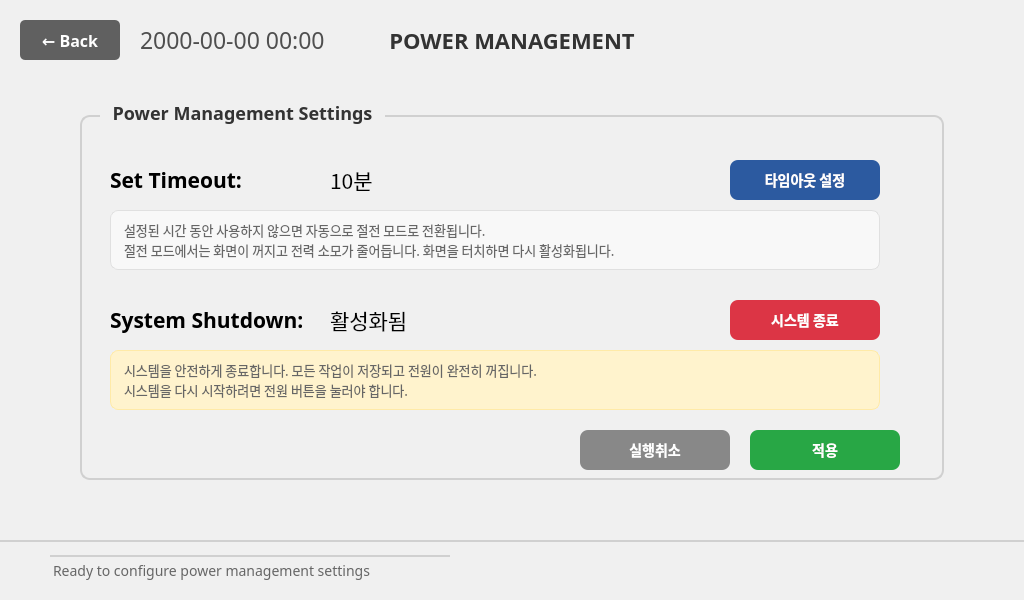
<?xml version="1.0" encoding="UTF-8"?>
<ui version="4.0">
 <class>PowerManagementViewWindow</class>
 <widget class="QMainWindow" name="PowerManagementViewWindow">
  <property name="geometry">
   <rect>
    <x>0</x>
    <y>0</y>
    <width>1024</width>
    <height>600</height>
   </rect>
  </property>
  <property name="windowTitle">
   <string notr="true">Power Management</string>
  </property>
  <property name="styleSheet">
   <string notr="true">QMainWindow {
    background-color: #f0f0f0;
    font-family: 'Pretendard';
}</string>
  </property>
  <widget class="QWidget" name="centralwidget">
   <!-- 뒤로가기 버튼 -->
   <widget class="QPushButton" name="pushButton_BackArrow">
    <property name="geometry">
     <rect>
      <x>20</x>
      <y>20</y>
      <width>100</width>
      <height>40</height>
     </rect>
    </property>
    <property name="font">
     <font>
      <family>Pretendard</family>
      <pointsize>16</pointsize>
      <weight>75</weight>
      <bold>true</bold>
     </font>
    </property>
    <property name="styleSheet">
     <string notr="true">QPushButton {
    background-color: #606060;
    color: white;
    border: none;
    border-radius: 5px;
    font-size: 16px;
    font-weight: bold;
}
QPushButton:hover {
    background-color: #707070;
}
QPushButton:pressed {
    background-color: #505050;
}</string>
    </property>
    <property name="text">
     <string>← Back</string>
    </property>
   </widget>
   
   <!-- 타이틀 -->
   <widget class="QLabel" name="label_Title">
    <property name="geometry">
     <rect>
      <x>300</x>
      <y>20</y>
      <width>424</width>
      <height>40</height>
     </rect>
    </property>
    <property name="font">
     <font>
      <family>Pretendard</family>
      <pointsize>22</pointsize>
      <weight>75</weight>
      <bold>true</bold>
     </font>
    </property>
    <property name="styleSheet">
     <string notr="true">QLabel {
    font-size: 22px;
    font-weight: bold;
    color: #333333;
}</string>
    </property>
    <property name="text">
     <string>POWER MANAGEMENT</string>
    </property>
    <property name="alignment">
     <set>Qt::AlignCenter</set>
    </property>
   </widget>
   
   <widget class="QLabel" name="label_DateNClock">
    <property name="geometry">
     <rect>
      <x>140</x>
      <y>20</y>
      <width>300</width>
      <height>40</height>
     </rect>
    </property>
    <property name="palette">
     <palette>
      <active>
       <colorrole role="WindowText">
        <brush brushstyle="SolidPattern">
         <color alpha="255">
          <red>79</red>
          <green>79</green>
          <blue>79</blue>
         </color>
        </brush>
       </colorrole>
      </active>
      <inactive>
       <colorrole role="WindowText">
        <brush brushstyle="SolidPattern">
         <color alpha="255">
          <red>79</red>
          <green>79</green>
          <blue>79</blue>
         </color>
        </brush>
       </colorrole>
      </inactive>
      <disabled>
       <colorrole role="WindowText">
        <brush brushstyle="SolidPattern">
         <color alpha="255">
          <red>120</red>
          <green>120</green>
          <blue>120</blue>
         </color>
        </brush>
       </colorrole>
      </disabled>
     </palette>
    </property>
    <property name="font">
     <font>
      <family>Pretendard</family>
      <pointsize>17</pointsize>
      <weight>50</weight>
      <bold>false</bold>
     </font>
    </property>
    <property name="text">
     <string>2000-00-00 00:00</string>
    </property>
    <property name="alignment">
     <set>Qt::AlignLeading|Qt::AlignLeft|Qt::AlignVCenter</set>
    </property>
   </widget>   
   
   <!-- 전원 관리 설정 섹션 -->
   <widget class="QGroupBox" name="groupBox_PowerManagement">
    <property name="geometry">
     <rect>
      <x>80</x>
      <y>100</y>
      <width>864</width>
      <height>380</height>
     </rect>
    </property>
    <property name="font">
     <font>
      <family>Pretendard</family>
      <pointsize>18</pointsize>
      <weight>75</weight>
      <bold>true</bold>
     </font>
    </property>
    <property name="styleSheet">
     <string notr="true">QGroupBox {
    font-size: 18px;
    font-weight: bold;
    color: #333333;
    border: 2px solid #d0d0d0;
    border-radius: 10px;
    margin-top: 15px;
    padding-top: 10px;
}
QGroupBox::title {
    subcontrol-origin: margin;
    left: 20px;
    padding: 0 10px 0 10px;
    background-color: #f0f0f0;
}</string>
    </property>
    <property name="title">
     <string>Power Management Settings</string>
    </property>
    
    <!-- Set Timeout 설정 -->
    <widget class="QLabel" name="label_timeout_title">
     <property name="geometry">
      <rect>
       <x>30</x>
       <y>60</y>
       <width>200</width>
       <height>40</height>
      </rect>
     </property>
     <property name="font">
      <font>
       <family>Pretendard</family>
       <pointsize>16</pointsize>
       <weight>75</weight>
       <bold>true</bold>
      </font>
     </property>
     <property name="text">
      <string>Set Timeout:</string>
     </property>
    </widget>
    
    <widget class="QLabel" name="label_timeout_current">
     <property name="geometry">
      <rect>
       <x>250</x>
       <y>60</y>
       <width>300</width>
       <height>40</height>
      </rect>
     </property>
     <property name="font">
      <font>
       <family>Pretendard</family>
       <pointsize>16</pointsize>
      </font>
     </property>
     <property name="text">
      <string>10분</string>
     </property>
    </widget>
    
    <widget class="QPushButton" name="btn_timeout_setting">
     <property name="geometry">
      <rect>
       <x>650</x>
       <y>60</y>
       <width>150</width>
       <height>40</height>
      </rect>
     </property>
     <property name="font">
      <font>
       <family>Pretendard</family>
       <pointsize>14</pointsize>
       <weight>75</weight>
       <bold>true</bold>
      </font>
     </property>
     <property name="styleSheet">
      <string notr="true">QPushButton {
    background-color: #2c5aa0;
    color: white;
    border: none;
    border-radius: 8px;
    font-size: 14px;
    font-weight: bold;
}
QPushButton:hover {
    background-color: #3366bb;
}
QPushButton:pressed {
    background-color: #1f4788;
}</string>
     </property>
     <property name="text">
      <string>타임아웃 설정</string>
     </property>
    </widget>
    
    <!-- Timeout 설명 -->
    <widget class="QLabel" name="label_timeout_desc">
     <property name="geometry">
      <rect>
       <x>30</x>
       <y>110</y>
       <width>770</width>
       <height>60</height>
      </rect>
     </property>
     <property name="font">
      <font>
       <family>Pretendard</family>
       <pointsize>13</pointsize>
      </font>
     </property>
     <property name="styleSheet">
      <string notr="true">QLabel {
    font-size: 13px;
    color: #666666;
    padding: 10px;
    background-color: #f8f8f8;
    border: 1px solid #e0e0e0;
    border-radius: 8px;
}</string>
     </property>
     <property name="text">
      <string>설정된 시간 동안 사용하지 않으면 자동으로 절전 모드로 전환됩니다.
절전 모드에서는 화면이 꺼지고 전력 소모가 줄어듭니다. 화면을 터치하면 다시 활성화됩니다.</string>
     </property>
     <property name="wordWrap">
      <bool>true</bool>
     </property>
    </widget>
    
    <!-- Shutdown 설정 -->
    <widget class="QLabel" name="label_shutdown_title">
     <property name="geometry">
      <rect>
       <x>30</x>
       <y>200</y>
       <width>200</width>
       <height>40</height>
      </rect>
     </property>
     <property name="font">
      <font>
       <family>Pretendard</family>
       <pointsize>16</pointsize>
       <weight>75</weight>
       <bold>true</bold>
      </font>
     </property>
     <property name="text">
      <string>System Shutdown:</string>
     </property>
    </widget>
    
    <widget class="QLabel" name="label_shutdown_status">
     <property name="geometry">
      <rect>
       <x>250</x>
       <y>200</y>
       <width>300</width>
       <height>40</height>
      </rect>
     </property>
     <property name="font">
      <font>
       <family>Pretendard</family>
       <pointsize>16</pointsize>
      </font>
     </property>
     <property name="text">
      <string>활성화됨</string>
     </property>
    </widget>
    
    <widget class="QPushButton" name="btn_shutdown">
     <property name="geometry">
      <rect>
       <x>650</x>
       <y>200</y>
       <width>150</width>
       <height>40</height>
      </rect>
     </property>
     <property name="font">
      <font>
       <family>Pretendard</family>
       <pointsize>14</pointsize>
       <weight>75</weight>
       <bold>true</bold>
      </font>
     </property>
     <property name="styleSheet">
      <string notr="true">QPushButton {
    background-color: #dc3545;
    color: white;
    border: none;
    border-radius: 8px;
    font-size: 14px;
    font-weight: bold;
}
QPushButton:hover {
    background-color: #e85563;
}
QPushButton:pressed {
    background-color: #c82333;
}</string>
     </property>
     <property name="text">
      <string>시스템 종료</string>
     </property>
    </widget>
    
    <!-- Shutdown 설명 -->
    <widget class="QLabel" name="label_shutdown_desc">
     <property name="geometry">
      <rect>
       <x>30</x>
       <y>250</y>
       <width>770</width>
       <height>60</height>
      </rect>
     </property>
     <property name="font">
      <font>
       <family>Pretendard</family>
       <pointsize>13</pointsize>
      </font>
     </property>
     <property name="styleSheet">
      <string notr="true">QLabel {
    font-size: 13px;
    color: #666666;
    padding: 10px;
    background-color: #fff3cd;
    border: 1px solid #ffeaa7;
    border-radius: 8px;
}</string>
     </property>
     <property name="text">
      <string>시스템을 안전하게 종료합니다. 모든 작업이 저장되고 전원이 완전히 꺼집니다.
시스템을 다시 시작하려면 전원 버튼을 눌러야 합니다.</string>
     </property>
     <property name="wordWrap">
      <bool>true</bool>
     </property>
    </widget>
    
    <!-- 하단 버튼들 -->
    <widget class="QPushButton" name="btn_reset">
     <property name="geometry">
      <rect>
       <x>500</x>
       <y>330</y>
       <width>150</width>
       <height>40</height>
      </rect>
     </property>
     <property name="font">
      <font>
       <family>Pretendard</family>
       <pointsize>14</pointsize>
       <weight>75</weight>
       <bold>true</bold>
      </font>
     </property>
     <property name="styleSheet">
      <string notr="true">QPushButton {
    background-color: #888888;
    color: white;
    border: none;
    border-radius: 8px;
    font-size: 14px;
    font-weight: bold;
}
QPushButton:hover {
    background-color: #999999;
}
QPushButton:pressed {
    background-color: #777777;
}</string>
     </property>
     <property name="text">
      <string>실행취소</string>
     </property>
    </widget>
    
    <widget class="QPushButton" name="btn_apply">
     <property name="geometry">
      <rect>
       <x>670</x>
       <y>330</y>
       <width>150</width>
       <height>40</height>
      </rect>
     </property>
     <property name="font">
      <font>
       <family>Pretendard</family>
       <pointsize>14</pointsize>
       <weight>75</weight>
       <bold>true</bold>
      </font>
     </property>
     <property name="styleSheet">
      <string notr="true">QPushButton {
    background-color: #28a745;
    color: white;
    border: none;
    border-radius: 8px;
    font-size: 14px;
    font-weight: bold;
}
QPushButton:hover {
    background-color: #34ce57;
}
QPushButton:pressed {
    background-color: #1e7e34;
}</string>
     </property>
     <property name="text">
      <string>적용</string>
     </property>
    </widget>
   </widget>
   
   <!-- 하단 상태바 -->
   <widget class="QWidget" name="widget_statusbar">
    <property name="geometry">
     <rect>
      <x>0</x>
      <y>540</y>
      <width>1024</width>
      <height>60</height>
     </rect>
    </property>
    <property name="styleSheet">
     <string notr="true">QWidget {
    background-color: #f0f0f0;
    border-top: 2px solid #d0d0d0;
}</string>
    </property>
    
    <widget class="QLabel" name="label_status">
     <property name="geometry">
      <rect>
       <x>50</x>
       <y>15</y>
       <width>400</width>
       <height>30</height>
      </rect>
     </property>
     <property name="font">
      <font>
       <family>Pretendard</family>
       <pointsize>14</pointsize>
      </font>
     </property>
     <property name="styleSheet">
      <string notr="true">QLabel {
    font-size: 14px;
    color: #666666;
}</string>
     </property>
     <property name="text">
      <string>Ready to configure power management settings</string>
     </property>
    </widget>
   </widget>
  </widget>
 </widget>
 <resources/>
 <connections/>
</ui>
